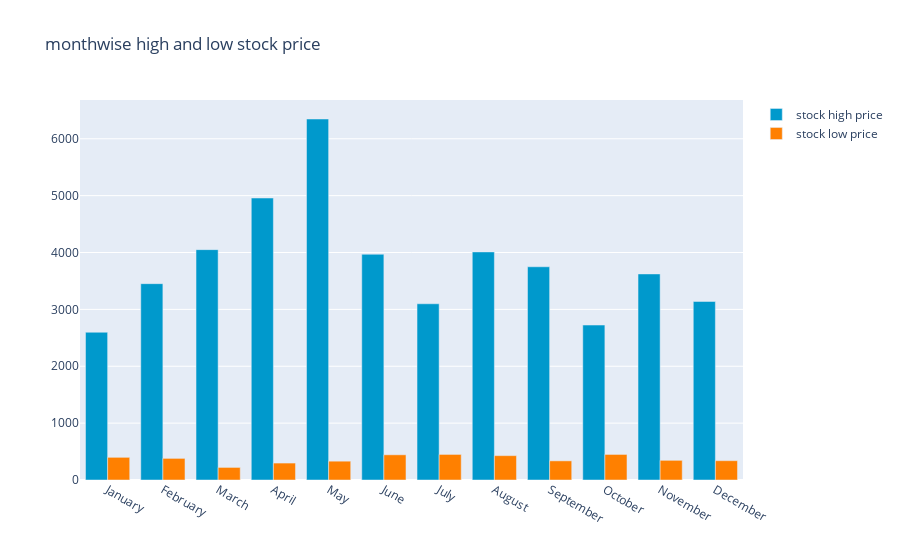

The code cell stored with this chart in its notebook:
### Code cell
dataset.groupby(dataset['date'].dt.strftime('%B'))['low'].min()
mtly_high=dataset.groupby(dataset['date'].dt.strftime('%B'))['high'].max()
mtly_high=mtly_high.reindex(new_order,axis=0)
mtly_low=dataset.groupby(dataset['date'].dt.strftime('%B'))['high'].min()
mtly_low=mtly_low.reindex(new_order,axis=0)
fig=go.Figure()
fig.add_trace(go.Bar(x=mtly_high.index,y=mtly_high,name='stock high price',marker_color='rgb(0,153,204)'))
fig.add_trace(go.Bar(x=mtly_low.index,y=mtly_low,name='stock low price',marker_color='rgb(255,128,0)'))
fig.update_layout(barmode='group',title='monthwise high and low stock price')
fig.show()

### Figure 1 — Plotly figure (JSON) as saved in the notebook; plotly's stock layout.template omitted (floating-point values rounded to 4 significant figures)
{"data": [{"marker": {"color": "rgb(0,153,204)"}, "name": "stock high price", "type": "bar", "x": ["January", "February", "March", "April", "May", "June", "July", "August", "September", "October", "November", "December"], "y": [2598, 3452.0, 4050.0, 4958.0, 6347.0, 3969.0, 3098.0, 4010.0, 3749.0, 2724.0, 3623.0, 3140.0]}, {"marker": {"color": "rgb(255,128,0)"}, "name": "stock low price", "type": "bar", "x": ["January", "February", "March", "April", "May", "June", "July", "August", "September", "October", "November", "December"], "y": [398.6, 380.0, 221.2, 297.8, 330.9, 443.1, 449.6, 428.2, 336.4, 449.4, 345.9, 339.6]}], "layout": {"barmode": "group", "title": {"text": "monthwise high and low stock price"}}}
